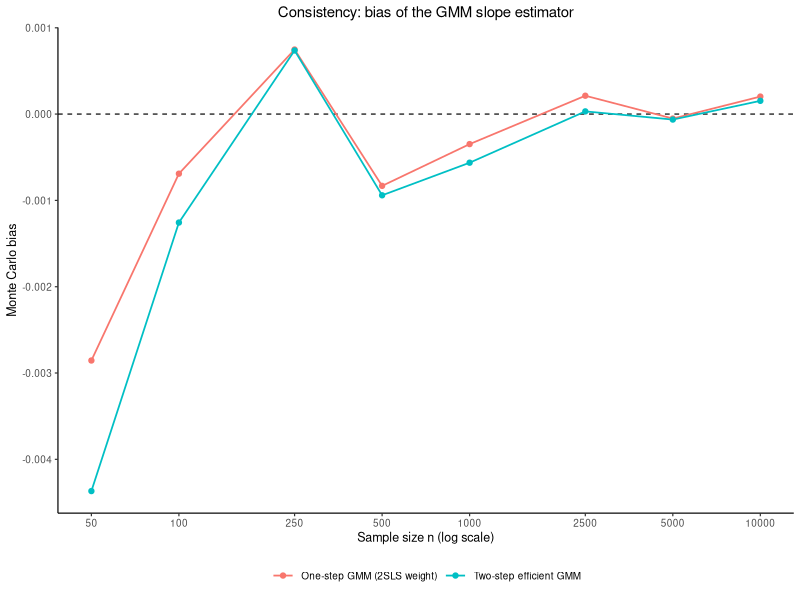
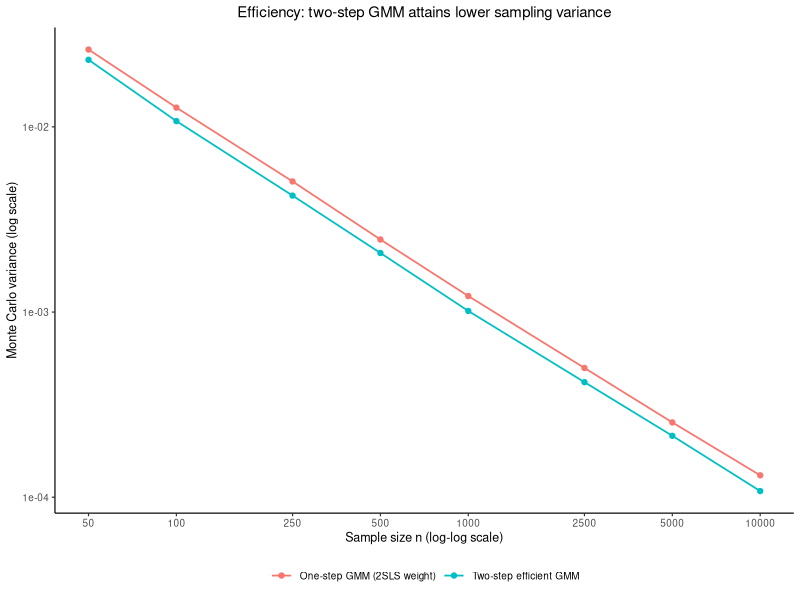
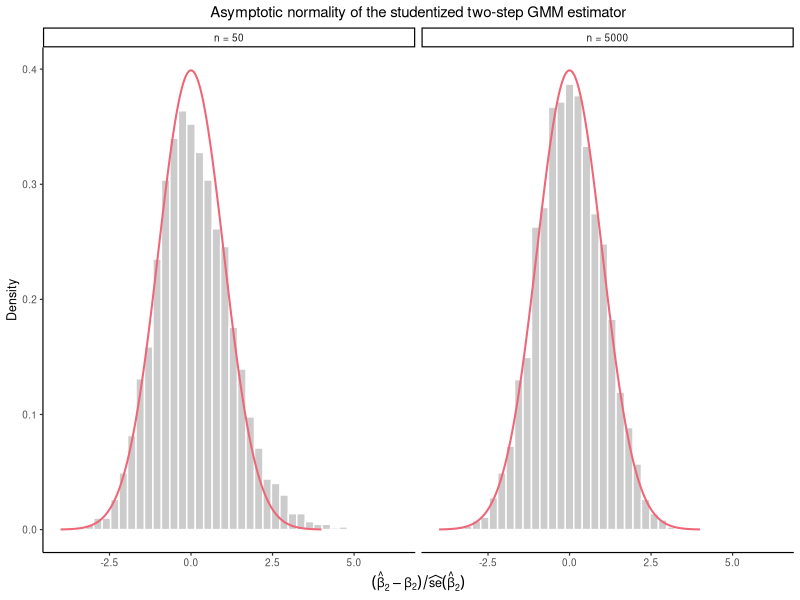
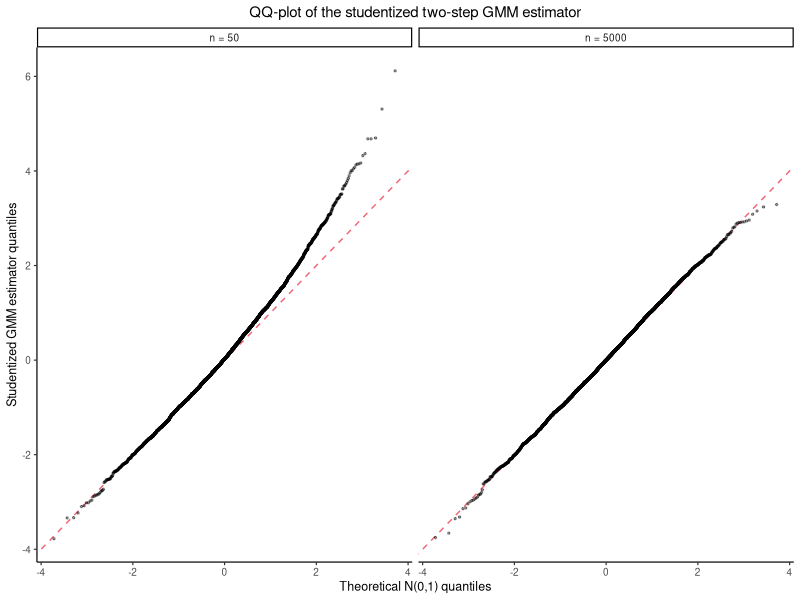
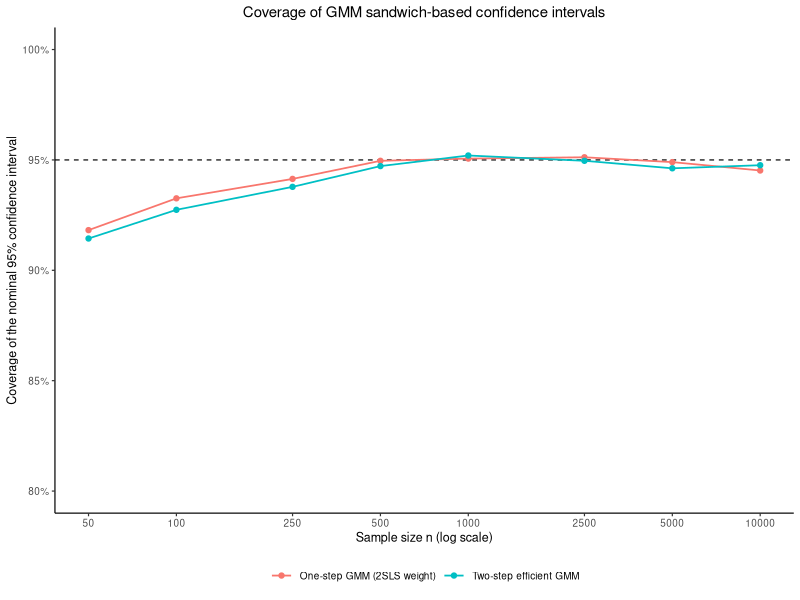
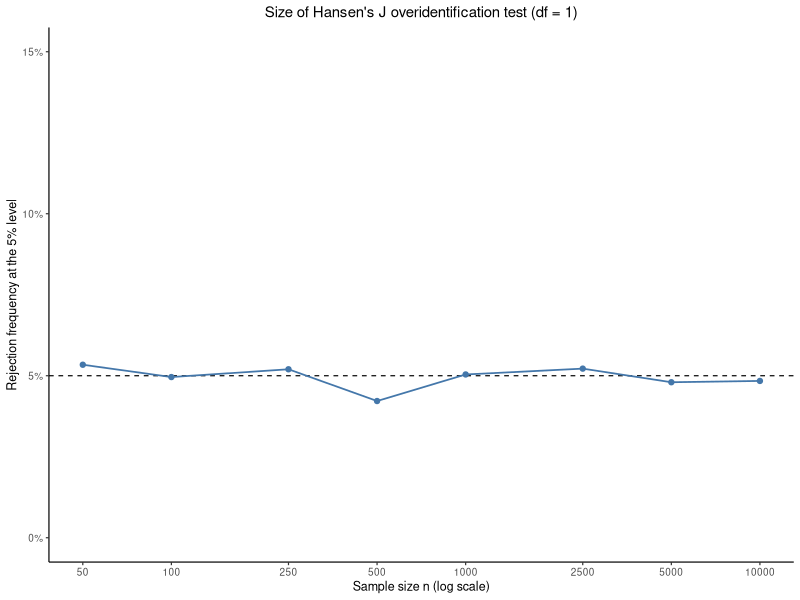

These charts were generated, in order, by the following R code:
# =============================================================================
# Finite-sample and asymptotic properties of the linear GMM estimator
#
# Companion script for the GMM sections of "Endogeneity and Moment-Based
# Estimation". The design is an overidentified linear instrumental-variables
# model: one endogenous regressor, two excluded instruments, and
# conditionally heteroskedastic errors, so that the one-step (2SLS-weighted)
# and two-step efficient GMM estimators genuinely differ.
#
# For a grid of sample sizes it simulates:
#   1. Consistency  -- Monte Carlo bias and variance of both estimators as
#                       n grows.
#   2. Efficiency    -- the two-step estimator's variance against the
#                       one-step estimator's, at each n.
#   3. Asymptotic normality -- the finite-sample density and QQ-plot of the
#                       studentized two-step estimator against N(0,1), at a
#                       small and a large sample size.
#   4. Correct inference -- coverage of the nominal 95% confidence interval
#                       built from the estimated GMM sandwich variance.
#   5. Correct overidentification testing -- rejection frequency of Hansen's
#                       J statistic (df = 1) under a correctly specified
#                       model, which should be close to the nominal 5%.
#
# Dependencies: R (>= 4.1), ggplot2, scales. No other packages are required.
#
# Runtime: a few seconds single-threaded (linear algebra on 2x2 and 3x3
# matrices only). Set GMM_QUICK=1 in the environment for an even faster
# (and correspondingly noisier) pass while drafting.
# =============================================================================

library(ggplot2)
library(scales)

# ---- global options ---------------------------------------------------------

quick <- nzchar(Sys.getenv("GMM_QUICK"))

n_grid    <- c(50, 100, 250, 500, 1000, 2500, 5000, 10000)
Nsim      <- if (quick) 300 else 5000
alpha     <- 0.05

beta_true <- c(intercept = 1, slope = 2)   # y = beta[1] + beta[2] * x2 + eps
pi_coef   <- c(0.5, 1, 1)                  # first stage: x2 = pi0 + pi1 z1 + pi2 z2 + v
rho       <- 0.6                           # corr(v, structural error), the source of endogeneity

n_small <- 50
n_large <- 5000

set.seed(2026)

# =============================================================================
# 1. Data-generating process
#
# x2 is endogenous: its first-stage error v is correlated (rho) with the
# structural error eps. z1 and z2 are valid, relevant excluded instruments
# (one more than needed, so the model has one overidentifying restriction).
# eps is heteroskedastic through z1, which is what makes the two-step
# efficient GMM estimator genuinely more efficient than the one-step
# (2SLS-weighted) GMM estimator.
# =============================================================================

simulate_data <- function(n, beta_true, pi_coef, rho) {
  z1 <- rnorm(n)
  z2 <- rnorm(n)
  u  <- rnorm(n)
  w  <- rnorm(n)

  v   <- u
  e   <- rho * u + sqrt(1 - rho^2) * w
  x2  <- pi_coef[1] + pi_coef[2] * z1 + pi_coef[3] * z2 + v

  eps_sd <- sqrt(0.5 + z1^2)
  eps    <- eps_sd * e
  y      <- beta_true[1] + beta_true[2] * x2 + eps

  list(y = y, X = cbind(1, x2), Z = cbind(1, z1, z2))
}

# =============================================================================
# 2. Linear GMM estimator and its sandwich variance
#
# Gn = Z'X/n, Zy_n = Z'y/n are the sample moment-condition Jacobian and the
# instrument-residual cross moment. For weighting matrix Wn the closed-form
# GMM estimator and its (possibly non-optimal) sandwich variance are the
# standard extremum-estimator formulas; when Wn is the inverse of a
# consistent estimator of the moment covariance the sandwich collapses to
# solve(Gn' Wn Gn)/n, the efficient-GMM variance used for beta2 below.
# =============================================================================

gmm_beta <- function(Gn, Zy_n, Wn) {
  M <- t(Gn) %*% Wn %*% Gn
  m <- t(Gn) %*% Wn %*% Zy_n
  solve(M, m)
}

sandwich_vcov <- function(Gn, Wn, Sn, n) {
  bread <- solve(t(Gn) %*% Wn %*% Gn)
  meat  <- t(Gn) %*% Wn %*% Sn %*% Wn %*% Gn
  (bread %*% meat %*% bread) / n
}

# One replication: one-step GMM (Wn = (Z'Z/n)^{-1}, numerically the 2SLS
# estimator) followed by the two-step efficient GMM estimator that reweights
# by the inverse of the heteroskedasticity-robust moment covariance estimated
# from the one-step residuals. Returns both estimators, their sandwich
# standard errors, and the Hansen J statistic for the efficient estimator.
simulate_one <- function(n, beta_true, pi_coef, rho) {
  d <- simulate_data(n, beta_true, pi_coef, rho)
  y <- d$y; X <- d$X; Z <- d$Z

  Gn   <- crossprod(Z, X) / n
  Zy_n <- crossprod(Z, y) / n

  # --- one-step GMM (2SLS weighting matrix) ---------------------------------
  Wn1    <- solve(crossprod(Z) / n)
  beta1  <- gmm_beta(Gn, Zy_n, Wn1)
  resid1 <- y - X %*% beta1
  Sn1    <- crossprod(Z * as.vector(resid1)) / n
  V1     <- sandwich_vcov(Gn, Wn1, Sn1, n)

  # --- two-step efficient GMM (heteroskedasticity-robust weighting) --------
  Wn2   <- solve(Sn1)
  beta2 <- gmm_beta(Gn, Zy_n, Wn2)
  V2    <- solve(t(Gn) %*% Wn2 %*% Gn) / n

  gbar  <- Zy_n - Gn %*% beta2
  Jstat <- as.numeric(n * t(gbar) %*% Wn2 %*% gbar)

  list(beta1 = as.vector(beta1), se1 = sqrt(diag(V1)),
       beta2 = as.vector(beta2), se2 = sqrt(diag(V2)),
       Jstat = Jstat)
}

# =============================================================================
# 3. Main experiment: Monte Carlo distribution at each sample size
# =============================================================================

simulate_n <- function(n, Nsim, beta_true, pi_coef, rho) {
  beta1 <- matrix(NA_real_, Nsim, 2)
  se1   <- matrix(NA_real_, Nsim, 2)
  beta2 <- matrix(NA_real_, Nsim, 2)
  se2   <- matrix(NA_real_, Nsim, 2)
  Jstat <- numeric(Nsim)

  for (r in seq_len(Nsim)) {
    out <- simulate_one(n, beta_true, pi_coef, rho)
    beta1[r, ] <- out$beta1; se1[r, ] <- out$se1
    beta2[r, ] <- out$beta2; se2[r, ] <- out$se2
    Jstat[r]   <- out$Jstat
  }

  list(n = n, beta1 = beta1, se1 = se1, beta2 = beta2, se2 = se2, Jstat = Jstat)
}

raw <- lapply(n_grid, simulate_n, Nsim = Nsim,
              beta_true = beta_true, pi_coef = pi_coef, rho = rho)
names(raw) <- as.character(n_grid)

# Slope (beta[2]) is the endogenous-regressor coefficient of interest;
# the intercept behaves the same way and is omitted from the summaries below.
slope_true <- beta_true[["slope"]]

summarise_n <- function(res) {
  b1 <- res$beta1[, 2]; s1 <- res$se1[, 2]
  b2 <- res$beta2[, 2]; s2 <- res$se2[, 2]
  z  <- qnorm(1 - alpha / 2)

  data.frame(
    n            = res$n,
    bias_1step   = mean(b1) - slope_true,
    bias_2step   = mean(b2) - slope_true,
    var_1step    = var(b1),
    var_2step    = var(b2),
    rmse_1step   = sqrt(mean((b1 - slope_true)^2)),
    rmse_2step   = sqrt(mean((b2 - slope_true)^2)),
    coverage_1step = mean(abs(b1 - slope_true) < z * s1),
    coverage_2step = mean(abs(b2 - slope_true) < z * s2),
    J_rejection    = mean(res$Jstat > qchisq(1 - alpha, df = 1))
  )
}

summary_table <- do.call(rbind, lapply(raw, summarise_n))
rownames(summary_table) <- NULL

# =============================================================================
# 4. Asymptotic normality: studentized two-step estimator at a small and a
#    large sample size, against its N(0,1) limit.
# =============================================================================

studentized <- function(res) (res$beta2[, 2] - slope_true) / res$se2[, 2]

normality_data <- rbind(
  data.frame(n = n_small, z = studentized(raw[[as.character(n_small)]])),
  data.frame(n = n_large, z = studentized(raw[[as.character(n_large)]]))
)
normality_data$panel <- factor(paste0("n = ", normality_data$n),
                               levels = paste0("n = ", c(n_small, n_large)))

qq_data <- do.call(rbind, lapply(c(n_small, n_large), function(n) {
  z <- sort(studentized(raw[[as.character(n)]]))
  p <- (seq_along(z) - 0.5) / length(z)
  data.frame(n = n, theoretical = qnorm(p), sample = z)
}))
qq_data$panel <- factor(paste0("n = ", qq_data$n),
                        levels = paste0("n = ", c(n_small, n_large)))

# =============================================================================
# 5. Accessors used by the handout
#
# Fail loudly rather than returning a wrong or empty value, so a mismatch
# between prose and simulation cannot pass silently.
# =============================================================================

.one <- function(v, what) {
  if (length(v) != 1L)
    stop(sprintf("accessor '%s' matched %d records, expected 1", what, length(v)))
  v
}

pc <- function(p, digits = 1) sprintf(paste0("%.", digits, "f%%"), 100 * p)

row_at <- function(n) .one(which(summary_table$n == n), sprintf("row_at(%d)", n))

bias_of  <- function(n, estimator = "2step", digits = 4)
  sprintf(paste0("%.", digits, "f"),
          summary_table[[paste0("bias_", estimator)]][row_at(n)])
var_of   <- function(n, estimator = "2step", digits = 5)
  sprintf(paste0("%.", digits, "f"),
          summary_table[[paste0("var_", estimator)]][row_at(n)])
cov_of   <- function(n, estimator = "2step", digits = 1)
  pc(summary_table[[paste0("coverage_", estimator)]][row_at(n)], digits)
jrej_of  <- function(n, digits = 1) pc(summary_table$J_rejection[row_at(n)], digits)
efficiency_gain_of <- function(n, digits = 1)
  pc(1 - summary_table$var_2step[row_at(n)] / summary_table$var_1step[row_at(n)], digits)

# =============================================================================
# 6. Figures
# =============================================================================

base_theme <- function(base_size = 9) {
  theme_classic(base_size = base_size) +
    theme(legend.position = "bottom",
          plot.title = element_text(hjust = 0.5))
}

estimator_labels <- c(bias_1step = "One-step GMM (2SLS weight)",
                      bias_2step = "Two-step efficient GMM")

bias_long <- data.frame(
  n         = rep(summary_table$n, 2),
  bias      = c(summary_table$bias_1step, summary_table$bias_2step),
  estimator = rep(c("One-step GMM (2SLS weight)", "Two-step efficient GMM"),
                   each = nrow(summary_table))
)

p_bias <- ggplot(bias_long, aes(n, bias, colour = estimator)) +
  geom_hline(yintercept = 0, linetype = "dashed", linewidth = 0.4) +
  geom_line(linewidth = 0.6) +
  geom_point(size = 1.5) +
  scale_x_log10(breaks = n_grid, labels = n_grid) +
  base_theme() +
  labs(x = "Sample size n (log scale)", y = "Monte Carlo bias",
       colour = NULL, title = "Consistency: bias of the GMM slope estimator")

var_long <- data.frame(
  n         = rep(summary_table$n, 2),
  variance  = c(summary_table$var_1step, summary_table$var_2step),
  estimator = rep(c("One-step GMM (2SLS weight)", "Two-step efficient GMM"),
                   each = nrow(summary_table))
)

p_var <- ggplot(var_long, aes(n, variance, colour = estimator)) +
  geom_line(linewidth = 0.6) +
  geom_point(size = 1.5) +
  scale_x_log10(breaks = n_grid, labels = n_grid) +
  scale_y_log10() +
  base_theme() +
  labs(x = "Sample size n (log-log scale)", y = "Monte Carlo variance (log scale)",
       colour = NULL,
       title = "Efficiency: two-step GMM attains lower sampling variance")

normal_density <- data.frame(z = seq(-4, 4, length.out = 400))
normal_density$density <- dnorm(normal_density$z)

p_density <- ggplot(normality_data, aes(z)) +
  geom_histogram(aes(y = after_stat(density)), bins = 40,
                 fill = "grey80", colour = "white") +
  geom_line(data = normal_density, aes(z, density),
            colour = "#EE6677", linewidth = 0.7) +
  facet_wrap(~ panel) +
  base_theme() +
  labs(x = expression((hat(beta)[2] - beta[2]) / widehat(se)(hat(beta)[2])),
       y = "Density",
       title = "Asymptotic normality of the studentized two-step GMM estimator")

p_qq <- ggplot(qq_data, aes(theoretical, sample)) +
  geom_abline(slope = 1, intercept = 0, linetype = "dashed", colour = "#EE6677") +
  geom_point(size = 0.5, alpha = 0.4) +
  facet_wrap(~ panel) +
  base_theme() +
  labs(x = "Theoretical N(0,1) quantiles", y = "Studentized GMM estimator quantiles",
       title = "QQ-plot of the studentized two-step GMM estimator")

coverage_long <- data.frame(
  n         = rep(summary_table$n, 2),
  coverage  = c(summary_table$coverage_1step, summary_table$coverage_2step),
  estimator = rep(c("One-step GMM (2SLS weight)", "Two-step efficient GMM"),
                   each = nrow(summary_table))
)

p_coverage <- ggplot(coverage_long, aes(n, coverage, colour = estimator)) +
  geom_hline(yintercept = 1 - alpha, linetype = "dashed", linewidth = 0.4) +
  geom_line(linewidth = 0.6) +
  geom_point(size = 1.5) +
  scale_x_log10(breaks = n_grid, labels = n_grid) +
  scale_y_continuous(labels = percent_format(accuracy = 1)) +
  coord_cartesian(ylim = c(0.8, 1)) +
  base_theme() +
  labs(x = "Sample size n (log scale)",
       y = "Coverage of the nominal 95% confidence interval",
       colour = NULL, title = "Coverage of GMM sandwich-based confidence intervals")

p_jtest <- ggplot(summary_table, aes(n, J_rejection)) +
  geom_hline(yintercept = alpha, linetype = "dashed", linewidth = 0.4) +
  geom_line(linewidth = 0.6, colour = "#4477AA") +
  geom_point(size = 1.5, colour = "#4477AA") +
  scale_x_log10(breaks = n_grid, labels = n_grid) +
  scale_y_continuous(labels = percent_format(accuracy = 1)) +
  coord_cartesian(ylim = c(0, 0.15)) +
  base_theme() +
  labs(x = "Sample size n (log scale)",
       y = "Rejection frequency at the 5% level",
       title = "Size of Hansen's J overidentification test (df = 1)")

# =============================================================================
# 7. Outputs
# =============================================================================

output_dir <- Sys.getenv("GMM_OUTPUT_DIR", unset = "scripts")
dir.create(output_dir, recursive = TRUE, showWarnings = FALSE)

figures <- list(
  gmm_bias        = list(plot = p_bias,     w = 5.6, h = 3.8),
  gmm_variance    = list(plot = p_var,      w = 5.6, h = 3.8),
  gmm_density     = list(plot = p_density,  w = 6.0, h = 3.4),
  gmm_qq          = list(plot = p_qq,       w = 6.0, h = 3.4),
  gmm_coverage    = list(plot = p_coverage, w = 5.6, h = 3.8),
  gmm_jtest_size  = list(plot = p_jtest,    w = 5.6, h = 3.8)
)
for (nm in names(figures)) {
  f <- figures[[nm]]
  ggsave(file.path(output_dir, paste0(nm, ".pdf")), f$plot, width = f$w, height = f$h)
}

tables <- list(
  gmm_summary_table    = summary_table,
  gmm_normality_sample = normality_data
)
for (nm in names(tables)) {
  write.csv(tables[[nm]], file.path(output_dir, paste0(nm, ".csv")), row.names = FALSE)
}

writeLines(capture.output(sessionInfo()), file.path(output_dir, "sessionInfo.txt"))

message("Simulation complete. Figures and CSV files written to ", output_dir)
